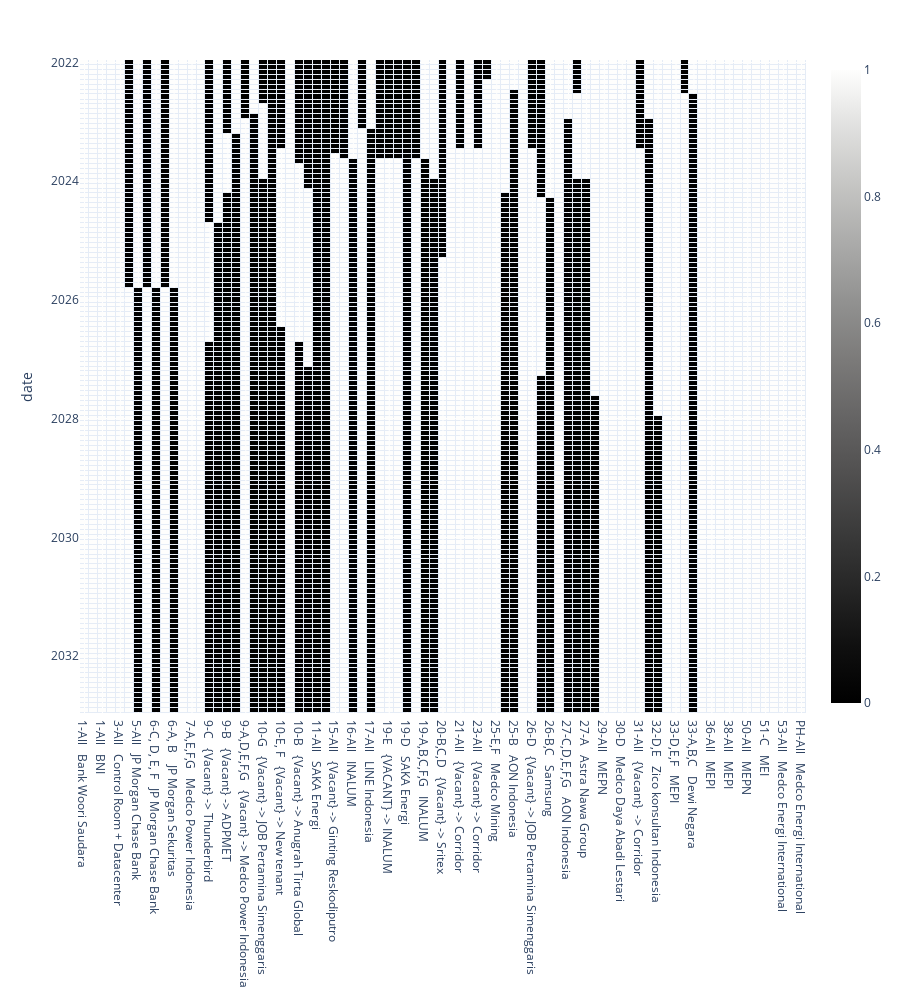

Here is the notebook cell this chart was saved with:
### Code cell
fig4 = px.imshow(df_occupied[df_occupied.columns[::-1]].loc['2022':'2032'], color_continuous_scale="gray", height=1000)
fig4.update_traces(xgap = 1, ygap = 1)
fig4.show()

### Figure 1 — Plotly figure (JSON) as saved in the notebook; plotly's stock layout.template omitted (floating-point values rounded to 4 significant figures; data arrays with more than 128 entries replaced by an {"elided": "..."} marker saying what was removed)
{"data": [{"coloraxis": "coloraxis", "hovertemplate": "x: %{x}<br>date: %{y}<br>color: %{z}<extra></extra>", "name": "0", "type": "heatmap", "x": ["1-All   Bank Woori Saudara", "1-All   Mandiri", "1-All   BNI", "1-All   Mr Fox - Ismaya", "3-All   Control Room + Datacenter", "5-All   {Vacant} -> JP Morgan Chase Bank", "5-All   JP Morgan Chase Bank", "6-C, D, E, F   {Vacant} -> JP Morgan Chase Bank", "6-C, D, E, F   JP Morgan Chase Bank", "6-A, B   {Vacant} -> JP Morgan Sekuritas", "6-A, B    JP Morgan Sekuritas", "7-B, C, D   BUT Sarulla Operations Ltd", "7-A,E,F,G   Medco Power Indonesia", "8-All   Medco Power Indonesia", "9-C   {Vacant} -> Thunderbird", "9-C   Thunderbird", "9-B   {Vacant} -> ADPMET", "9-B   ADPMET", "9-A,D,E,F,G   {Vacant} -> Medco Power Indonesia", "9-A,D,E,F,G   Widyawan & Partners", "10-G   {Vacant} -> JOB Pertamina Simenggaris", "10-G   MEPN", "10-E, F   {Vacant} -> New tenant", "10-D   AMG", "10-B   {Vacant} -> Anugrah Tirta Global", "10-A   {Vacant} -> Raiz", "11-All   SAKA Energi", "12-All   SAKA Energi", "15-All   {Vacant} -> Ginting Reskodiputro", "16-All   {Vacant} -> INALUM", "16-All   INALUM", "17-All   {Vacant} -> LINE Indonesia", "17-All   LINE Indonesia", "18-All   {Vacant} -> INALUM", "19-E   {VACANT} -> INALUM", "19-D   {VACANT} -> INALUM", "19-D   SAKA Energi", "19-A,B,C,F,G   {Vacant} -> INALUM", "19-A,B,C,F,G   INALUM", "20-F   Korea Agro", "20-B,C,D   {Vacant} -> Sritex", "20-A   MEPN", "21-All   {Vacant} -> Corridor", "22-All   MEPN", "23-All   {Vacant} -> Corridor", "25-G   Medco Mining", "25-E,F   Medco Mining", "25-D   Macmahon Indonesia", "25-B   AON Indonesia", "25-A   MEPI", "26-D   {Vacant} -> JOB Pertamina Simenggaris", "26-B,C   {Vacant} -> Samsung", "26-B,C   Samsung", "26-A,E,F,G   JOB Pertamina Simenggaris", "27-C,D,E,F,G   AON Indonesia", "27-B   {Vacant} -> Astra Nawa", "27-A   Astra Nawa Group", "28-All   AMMAN", "29-All   MEPN", "30-E   Amman Mineral Industri", "30-D   Medco Daya Abadi Lestari", "30-B   Amman Mineral NT", "31-All   {Vacant}  -> Corridor", "31-A,B,C   Medco Power Indonesia", "32-D,E   Zico konsultan Indonesia", "32-C   KSO-PAU Umbulan", "33-D,E,F   MEPI", "33-A,B,C   MDAL", "33-A,B,C   Dewi Negara", "35-All   MEPI MEPN", "36-All   MEPI", "37-All   MEPI", "38-All   MEPI", "39-All   MEPI", "50-All   MEPN", "51-A,B,D,E,F   MEPN", "51-C   MEI", "52-All   MEPN", "53-All   Medco Energi International", "55-All   Medco Energi International", "PH-All   Medco Energi International"], "xaxis": "x", "xgap": 1, "y": {"elided": "132 str values"}, "yaxis": "y", "ygap": 1, "z": {"elided": "132x81 int values"}}], "layout": {"coloraxis": {"colorscale": [[0, "rgb(0, 0, 0)"], [0.09091, "rgb(16, 16, 16)"], [0.1818, "rgb(38, 38, 38)"], [0.2727, "rgb(59, 59, 59)"], [0.3636, "rgb(81, 80, 80)"], [0.4545, "rgb(102, 101, 101)"], [0.5455, "rgb(124, 123, 122)"], [0.6364, "rgb(146, 146, 145)"], [0.7273, "rgb(171, 171, 170)"], [0.8182, "rgb(197, 197, 195)"], [0.9091, "rgb(224, 224, 223)"], [1, "rgb(254, 254, 253)"]]}, "height": 1000, "margin": {"t": 60}, "xaxis": {"anchor": "y", "constrain": "domain", "domain": [0, 1], "scaleanchor": "y"}, "yaxis": {"anchor": "x", "autorange": "reversed", "constrain": "domain", "domain": [0, 1], "title": {"text": "date"}}}}
